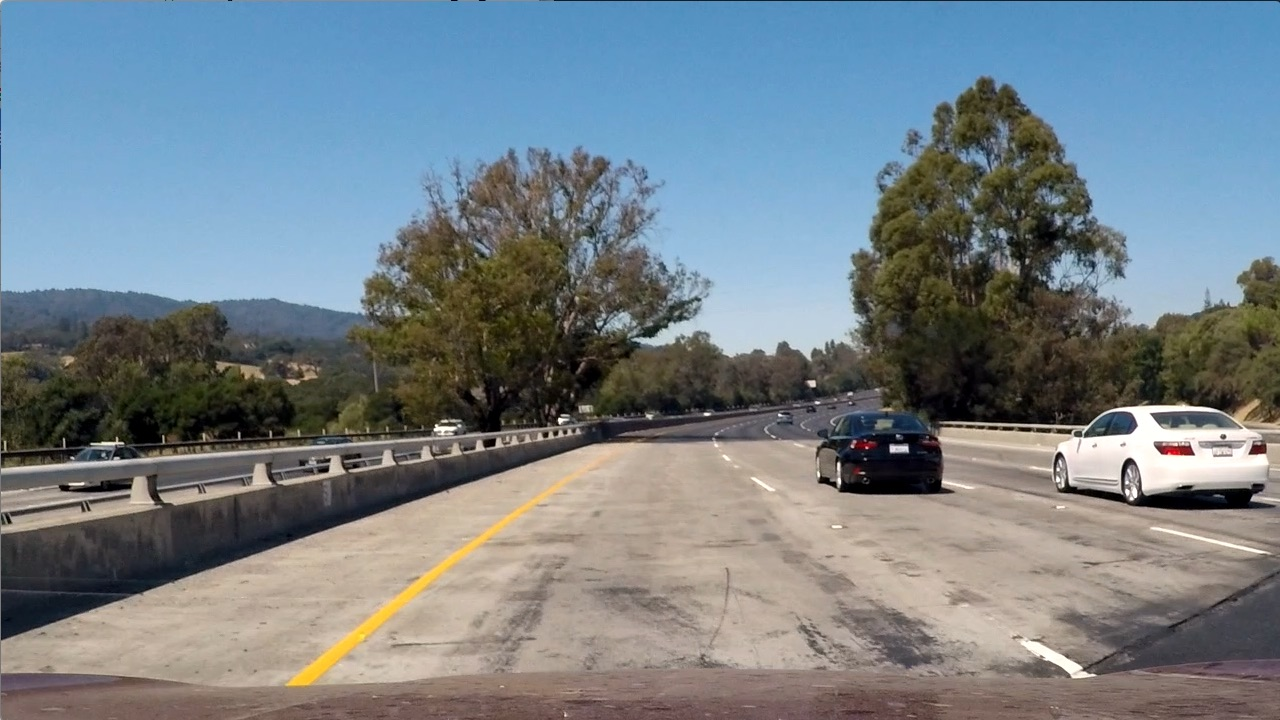
#> input picture test_images/test1.jpg, 1280 x 720 px, given as the content of the folder :/USER/_PROJECT_/_PRJ05_/_1_WIP/_1_forge/_v0_/data/vehicles/, which was not available
$ python step02.py   (older library calls are emulated)
#> lines starting #> are read from the running program, lines starting #| are printed output that depends on the picture; pictures that were not available may be replaced by others from this repository, and a replacement may not be noted
### _1_wip/module/step01.py
from step0 import PARSE_ARGS, parameters
import os
import glob
import time

def list_files(args, folder, filename, to_print=False):
    '''
    folder   = args.cars or args.notcars
    filename = cars.txt  or notcars.txt
    '''
    # list all images in Vehicle folders
    image_types = os.listdir(folder)
    list_files  = []

    for imtype in image_types:
        list_files.extend(glob.glob(folder+imtype+'/*'))

    if to_print: print('Number of images found: ', len(list_files), ' | ', filename[:-4])
    with open(args.out+filename, 'w') as f:
        for fn in list_files:
            f.write(fn+'\n')

    return list_files

def list_all_images(args, to_print=False):
    # list all images in Vehicle folders
    cars    = list_files(args, args.cars, 'cars.txt', to_print=to_print)
    # list all images in Non-vehicle folders
    notcars = list_files(args, args.notcars, 'notcars.txt', to_print=to_print)

    return cars, notcars


# [12 lines left out: function main, not called in this run]


# [2 lines that do not run on import are left out]

### _1_wip/module/step0.py
# Helper function: command-line / parse parameters
class PARSE_ARGS(object):
    # TODO: should it be replaced it by collections.namedtuple , ref: email PyTricks 30.03.18? immutable obj
    def __init__(self, path):

        self.path    = path # root directory path
        self.out     = self.path + 'output_images/'
        self.test    = self.path + 'test_images/'
        self.cars    = self.path + 'data/vehicles/'
        self.notcars = self.path + 'data/non-vehicles/'
        self.small   = self.path + 'data/smallset/'
        self.pickled = self.path + 'data/pickled_object/'
        self.video   = self.path + 'video/'

    def path(self):
        return self.path
    def out(self):
        return self.out
    def test(self):
        return self.test
    def cars(self):
        return self.cars
    def notcars(self):
        return self.notcars
    def small(self):
        return self.small
    def pickled(self):
        return self.pickled
    def video(self):
        return self.video

# [46 lines left out: functions parameters, main, not called in this run]

# [2 lines that do not run on import are left out]

### _1_wip/module/step02.py
from step0 import PARSE_ARGS, parameters
from step01 import list_all_images

import matplotlib.pyplot as plt
import matplotlib.image as mpimg
import numpy as np
import cv2
import time
from skimage.feature import hog
from sklearn.svm import LinearSVC
from sklearn.preprocessing import StandardScaler
from sklearn.model_selection import train_test_split # sklearn v 0.18import
# from sklearn.cross_validation import train_test_split

# Helper function: return HOG features and visualization
def get_hog_features(img, orient, pix_per_cell, cell_per_block, vis=False, feature_vec=True):
    if vis==True: # call with two outputs if vis==True
        # TODO: switch transform_sqrt = True # False
        features, hog_image = hog(img,orientations=orient,
                                  pixels_per_cell = (pix_per_cell, pix_per_cell),
                                  cells_per_block = (cell_per_block, cell_per_block),
                                  transform_sqrt  = True,
                                  visualize = vis, feature_vector = feature_vec ) # visualize instead of visualise
        return features, hog_image
    else:         # otherwise call with one output
        # TODO: switch transform_sqrt = True
        features = hog(img, orientations=orient,
                                  pixels_per_cell = (pix_per_cell, pix_per_cell),
                                  cells_per_block = (cell_per_block, cell_per_block),
                                  transform_sqrt  = True,
                                  visualize = vis, feature_vector = feature_vec )
        return features


# Helper function: compute binned color features
def bin_spatial(img, size=(32, 32)):
    # create the feature vector
    color1 = cv2.resize(img[:, :, 0], size).ravel()
    color2 = cv2.resize(img[:, :, 1], size).ravel()
    color3 = cv2.resize(img[:, :, 2], size).ravel()
    return np.hstack((color1, color2, color3))


# Helper function: compute color histogram features
def color_hist(img, nbins=32): # bins_range=(0 , 256) # see t = 8min46s
    # compute the histogram of the color channels separately
    channel1_hist = np.histogram( img[:, :, 0], bins=nbins )
    channel2_hist = np.histogram( img[:, :, 1], bins=nbins )
    channel3_hist = np.histogram( img[:, :, 2], bins=nbins )
    # concatenate the histograms into a single feautre vector
    hist_features  = np.concatenate((channel1_hist[0], channel2_hist[0], channel3_hist[0]))
    # return the individual histograms, bin_centers and feature vector
    return hist_features


# Helper function: extract features from a list of images
# [95 lines left out: functions extract_features, slide_window, draw_boxes, not called in this run]

# Helper function: extract features from a single image window (for a single image)
def single_img_features(img, color_space='RGB', spatial_size=(32, 32), hist_bins=32, orient=9,
                        pix_per_cell=8, cell_per_block=2, hog_channel=0,
                        spatial_feat=True, hist_feat=True, hog_feat=True, vis=False):
    # create a list to append features
    img_features = []
    # apply color conversation if other than 'RGB'
    if color_space != 'RGB':
        if color_space == 'HSV':
            feature_image = cv2.cvtColor(img, cv2.COLOR_RGB2HSV)
        elif color_space == 'LUV':
            feature_image = cv2.cvtColor(img, cv2.COLOR_RGB2LUV)
        elif color_space == 'HLS':
            feature_image = cv2.cvtColor(img, cv2.COLOR_RGB2HLS)
        elif color_space == 'YUV':
            feature_image = cv2.cvtColor(img, cv2.COLOR_RGB2YUV)
        elif color_space == 'YCrCb':
            feature_image = cv2.cvtColor(img, cv2.COLOR_RGB2YCrCb)
    else: feature_image = np.copy(img)
    # compute spatial features if flag is set
    if spatial_feat == True:
        spatial_features = bin_spatial(feature_image, size=spatial_size)
        img_features.append(spatial_features)
    if hist_feat == True:
        # apply color_hist()
        hist_features = color_hist(feature_image, nbins=hist_bins)
        img_features.append(hist_features)
    if hog_feat == True:
        # call get_hog_feature() with vis=False, feature_vec=True
        if hog_channel == 'ALL':
            hog_features = []
            for channel in range(feature_image.shape[2]):
                hog_features.append(get_hog_features(feature_image[:,:,channel], orient,
                                    pix_per_cell, cell_per_block, vis=False, feature_vec=True))
            # TODO: next line à commenter?
            hog_features = np.concatenate(hog_features)
        else:
            if vis == True:
                hog_features, hog_image = get_hog_features(feature_image[:, :, hog_channel], orient,
                                                           pix_per_cell, cell_per_block, vis=True, feature_vec=True)
            else:
                hog_features = get_hog_features(feature_image[:, :, hog_channel], orient,
                                                pix_per_cell, cell_per_block, vis=False, feature_vec=True)
        # append the new feature vector to the features list
        img_features.append(hog_features)

        # return concatenated array of features
        if vis == True:
            return np.concatenate(img_features), hog_image
        else:
            return np.concatenate(img_features)


# Helper function: pass an image and the list of windows to be searched ( output of slide_windows() )
# [23 lines left out: function search_windows, not called in this run]


def color_map(image):
    if image.shape[-1] == 3:
        cMap = None
    elif image.shape[-1] != 3 or image.shape[-1] == 1:
        cMap ='hot'
    else:
        raise ValueError('[ERROR] info | channel : {}, Current image.shape: {}'.format(ch,image.shape))
    return cMap

# Helper function:  plot multiple images
def visualize(figsize, cols, imgs, titles):
    # plot images
    remainder = len(imgs) % cols
    iquotient = len(imgs) // cols
    rows      = iquotient if remainder == 0 else 1 + iquotient

    figure, axes = plt.subplots(rows, cols, figsize=figsize) # (15, 13)
    w = rows * cols - len(imgs)
    _ = [axes[-1, -i].axis('off') for i in range(1, w + 1)]
    figure.tight_layout()

    for ax, image, title in zip(axes.flatten(), imgs, titles):
        ax.imshow(image, cmap=color_map(image))
        ax.set_title(title, fontsize=15)

    plt.show()


# [13 lines of commented-out code are left out]


# [44 lines left out: function step02_test, not called in this run]


# t = 00:18:49

def main():
    # parameter
    directory = 'D:/USER/_PROJECT_/_PRJ05_/_1_WIP/_1_forge/_v0_/'
    args = PARSE_ARGS(path=directory)

    # list_all_images
    cars, notcars = list_all_images(args)

    # choose random car/notcar indices
    car_ind = np.random.randint(0, len(cars))
    notcar_ind = np.random.randint(0, len(notcars))

    # read in car / notcar images
    car_image = mpimg.imread(cars[car_ind])
#> car_image is the input picture: shape (720, 1280, 3); mean R, G, B 117.5, 128.7, 135.5
    notcar_image = mpimg.imread(notcars[notcar_ind])

    # define feature parameters
    color_space    = 'RGB'  # can be RGB HSV LUV HLS YUV YCrCb
    orient         = 6
    pix_per_cell   = 8
    cell_per_block = 2
    hog_channel    = 0  # can be 0 1 2 or 'ALL'
    spatial_size   = (16, 16)  # spatial binning dimensions
    hist_bins      = 16  # number of histogram bins
    spatial_feat   = True  # spatial features on or off
    hist_feat      = True  # histogram features on or off
    hog_feat       = True  # HOG features on or off

    car_features, car_hog_image = single_img_features(car_image, color_space=color_space, spatial_size=spatial_size,
                                                      hist_bins=hist_bins, orient=orient, pix_per_cell=pix_per_cell,
                                                      cell_per_block=cell_per_block, hog_channel=hog_channel,
                                                      spatial_feat=spatial_feat, hist_feat=hist_feat, hog_feat=hog_feat,
                                                      vis=True)
#> in bin_spatial, `color1 = cv2.resize(img[:, :, 0], size).ravel()`: color1 = 256 values, max 255 at index 149, min 1 at index 146, mean 118.8
#> in bin_spatial, `color2 = cv2.resize(img[:, :, 1], size).ravel()`: color2 = 256 values, max 255 at index 158, min 1 at index 146, mean 130.6
#> in bin_spatial, `color3 = cv2.resize(img[:, :, 2], size).ravel()`: color3 = 256 values, max 250 at index 158, min 3 at index 146, mean 137.8
#> in single_img_features, `spatial_features = bin_spatial(feature_image, size=spatial_size)`: spatial_features = 768 values, max 255 at index 149, min 1 at index 146, mean 129
#> in color_hist, `hist_features  = np.concatenate((channel1_hist[0], channel2_hist[0], c..`: hist_features = 48 values, max 181185 at index 26, min 2185 at index 30, mean 57600
#> in get_hog_features, `features, hog_image = hog(img,orientations=orient, pixels_per_cell = (..`:
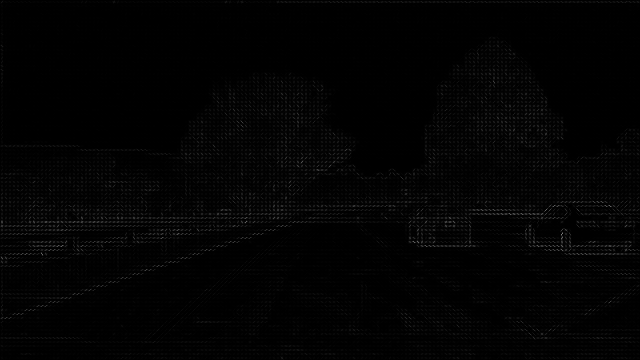
#> hog_image: shape (720, 1280) float64 (shown at 1/2 size); min 0, max 4.88, mean 0.057; drawn with min black and max white
#> in get_hog_features, `features, hog_image = hog(img,orientations=orient, pixels_per_cell = (..`:
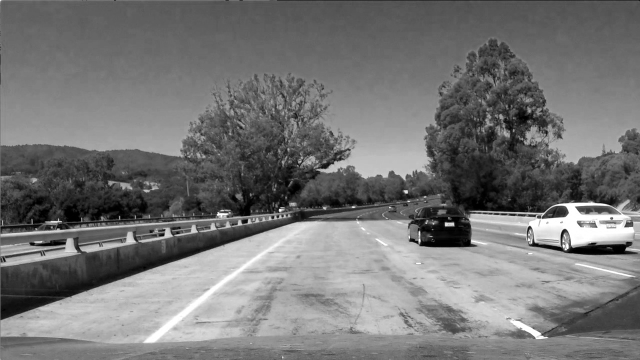
#> img: shape (720, 1280) (shown at 1/2 size); min 0, max 255, mean 117.5
    notcar_features, notcar_hog_image = single_img_features(notcar_image, color_space=color_space,
                                                            spatial_size=spatial_size,
                                                            hist_bins=hist_bins, orient=orient,
                                                            pix_per_cell=pix_per_cell,
                                                            cell_per_block=cell_per_block, hog_channel=hog_channel,
                                                            spatial_feat=spatial_feat, hist_feat=hist_feat,
                                                            hog_feat=hog_feat,
                                                            vis=True)

    images = [car_image, car_hog_image, notcar_image, notcar_hog_image]
    titles = ['car image', 'car HOG image', 'notcar_image', 'notcar HOG image']
    #figure = plt.figure(figsize=(12, 3))  # , dpi=80)
    #visualize(figure, 1, 4, images, titles)
    figsize = (12, 3)
    visualize(figsize, 4, images, titles)
#> in visualize, `remainder = len(imgs) % cols`: remainder = 0
#> in visualize, `iquotient = len(imgs) // cols`: iquotient = 1
#> in visualize, `w = rows * cols - len(imgs)`: w = 0
#> the loop in visualize, `for ax, image, title in zip(axes.flatten(), imgs, titles):` made 4 passes
#> title on passes 1, 3: 'car image', 'notcar_image'
#> in visualize, `plt.show()`:
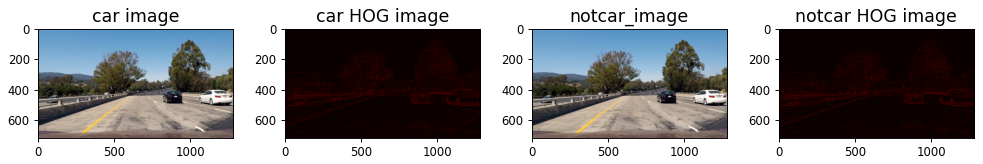
#> figure drawn by matplotlib, 4 panels


if __name__ == '__main__':
    main()

$ run again, on test_images/test5.jpg
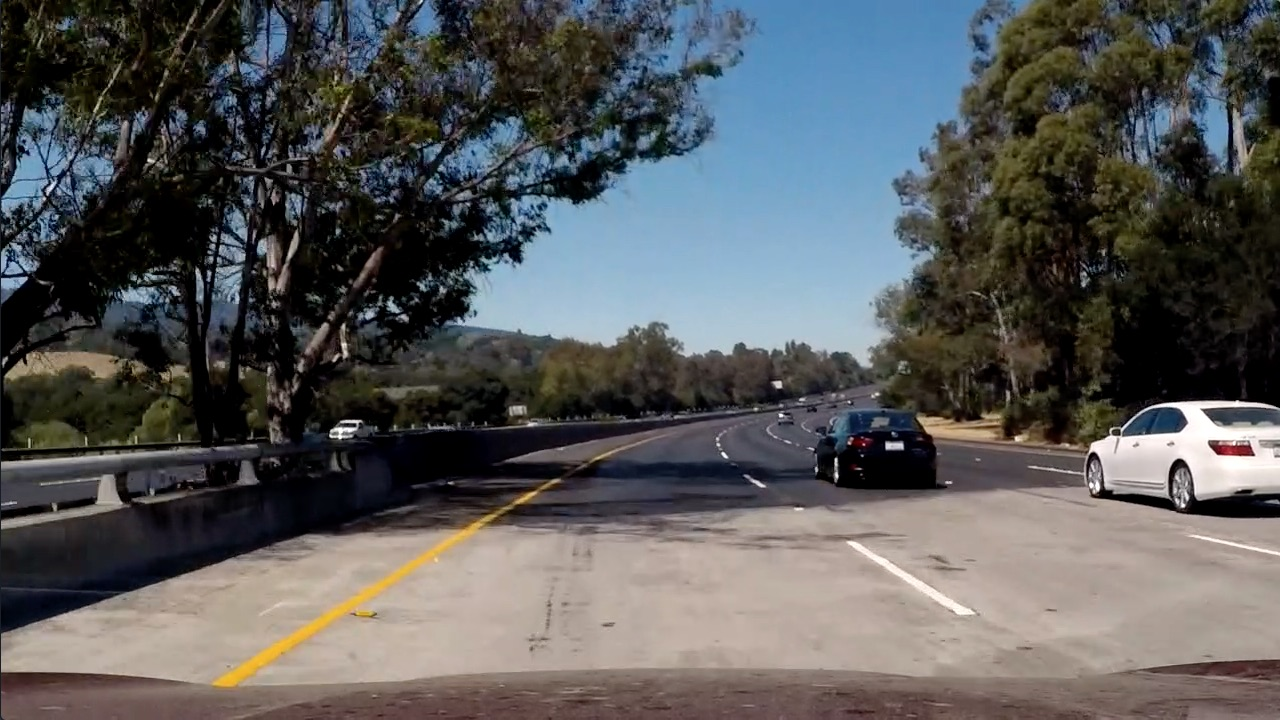
#> input picture test_images/test5.jpg, 1280 x 720 px, given as the content of the folder :/USER/_PROJECT_/_PRJ05_/_1_WIP/_1_forge/_v0_/data/vehicles/, which was not available
#> in main, car_image is the input picture: shape (720, 1280, 3); mean R, G, B 88.5, 89.3, 89.8
#> color1 = 256 values, max 247 at index 175, min 0 at index 81, mean 88.86
#> color2 = 256 values, max 235 at index 175, min 0 at index 65, mean 90.27
#> color3 = 256 values, max 229 at index 175, min 0 at index 1, mean 91.15
#> spatial_features = 768 values, max 247 at index 175, min 0 at index 81, mean 90.09
#> in color_hist, `hist_features  = np.concatenate((channel1_hist[0], channel2_hist[0], c..`: hist_features = 48 values, max 177944 at index 32, min 2144 at index 29, mean 57600
#> in get_hog_features, `features, hog_image = hog(img,orientations=orient, pixels_per_cell = (..`:
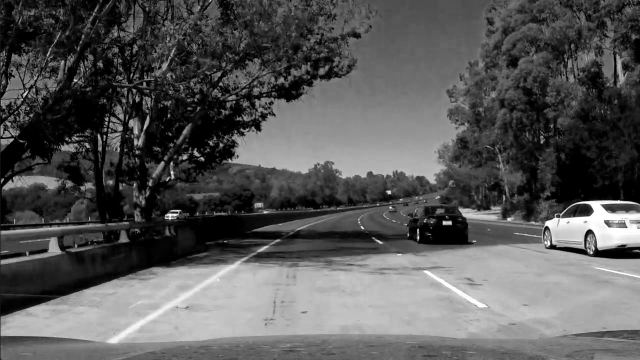
#> img: shape (720, 1280) (shown at 1/2 size); min 0, max 255, mean 88.5
#> remainder = 0
#> iquotient = 1
#> w = 0
#> the loop in visualize, `for ax, image, title in zip(axes.flatten(), imgs, titles):` made 4 passes
#> title on passes 1, 3: 'car image', 'notcar_image'
#> in visualize, `plt.show()`:
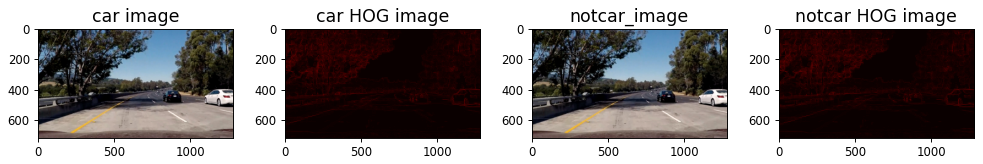
#> figure drawn by matplotlib, 4 panels

$ run again, on test_images/test6.jpg
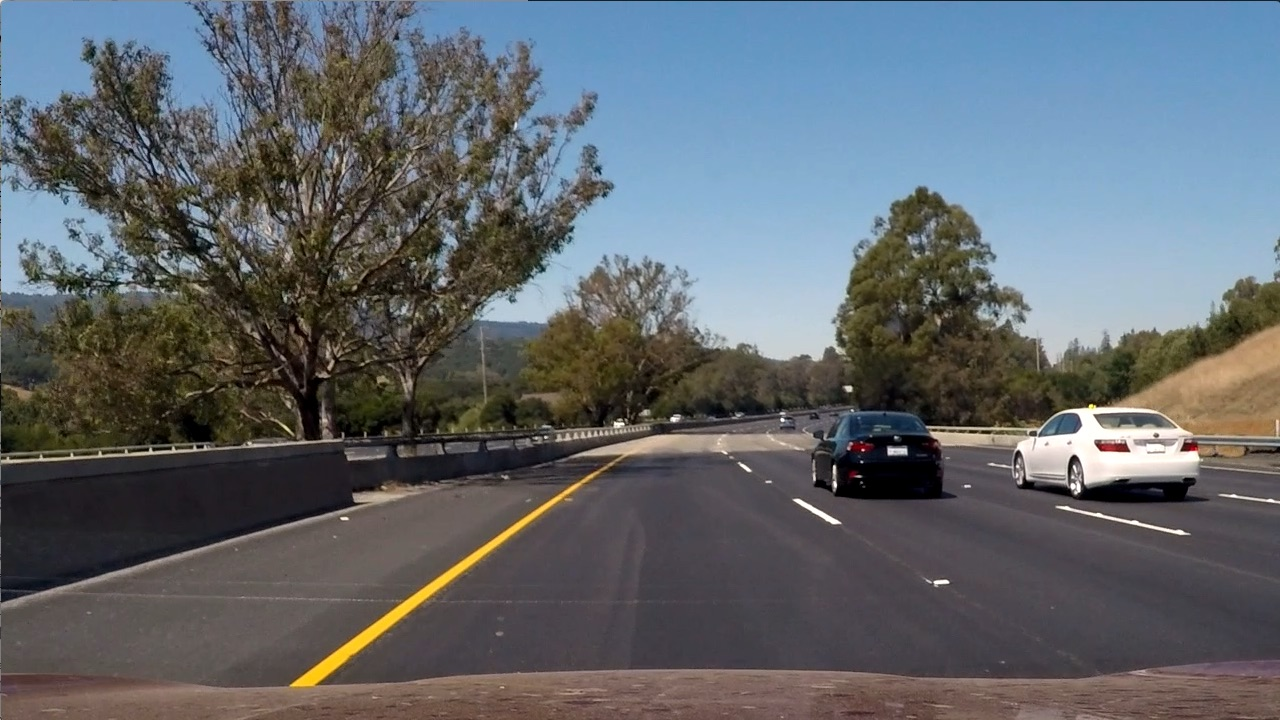
#> input picture test_images/test6.jpg, 1280 x 720 px, given as the content of the folder :/USER/_PROJECT_/_PRJ05_/_1_WIP/_1_forge/_v0_/data/vehicles/, which was not available
#> in main, car_image is the input picture: shape (720, 1280, 3); mean R, G, B 97, 102.6, 107.9
#> color1 = 256 values, max 208 at index 174, min 0 at index 171, mean 93.7
#> color2 = 256 values, max 209 at index 121, min 0 at index 171, mean 99.71
#> color3 = 256 values, max 218 at index 87, min 0 at index 148, mean 104.9
#> spatial_features = 768 values, max 218 at index 599, min 0 at index 171, mean 99.43
#> in color_hist, `hist_features  = np.concatenate((channel1_hist[0], channel2_hist[0], c..`: hist_features = 48 values, max 198364 at index 20, min 1461 at index 14, mean 57600
#> in get_hog_features, `features, hog_image = hog(img,orientations=orient, pixels_per_cell = (..`:
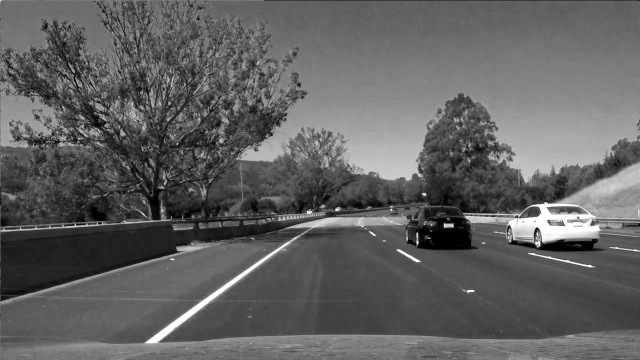
#> img: shape (720, 1280) (shown at 1/2 size); min 0, max 255, mean 97
#> remainder = 0
#> iquotient = 1
#> w = 0
#> the loop in visualize, `for ax, image, title in zip(axes.flatten(), imgs, titles):` made 4 passes
#> title on passes 1, 3: 'car image', 'notcar_image'
#> in visualize, `plt.show()`:
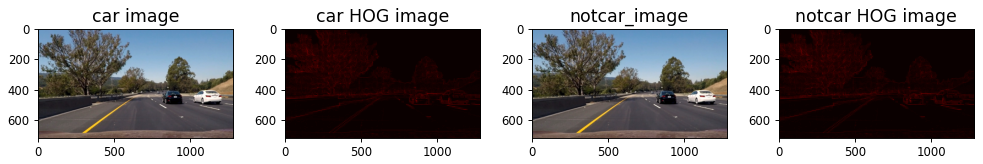
#> figure drawn by matplotlib, 4 panels
